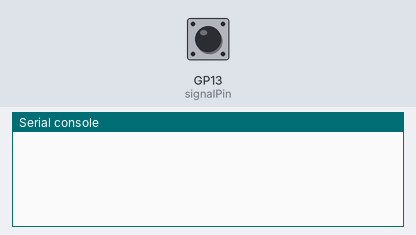
The program below on a simulated Raspberry Pi Pico running MicroPython. On the bench: the last lines printed to the serial console. The test bench sets the inputs (shaded band); at power-on: GP13 (signalPin) LOW.

Above: at 1.2 s.
1.3 s: GP13 (signalPin) driven HIGH
At 2.2 s:
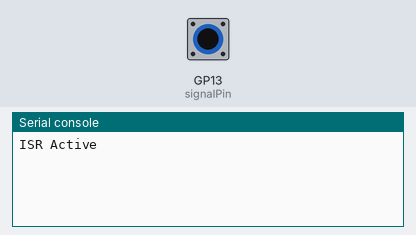
2.8 s: GP13 (signalPin) pulsed LOW 5 times (0.12 s each, 0.3 s apart)
At 4.12 s:
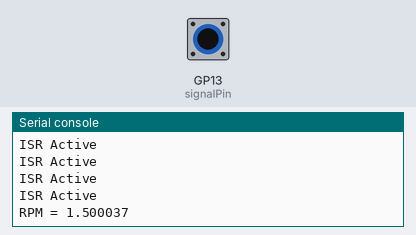

The program:

Button_RPM_Terminal.py
```python
#Importing required libraries
import machine
import utime

#Global Variables
signalPin = machine.Pin(13, machine.Pin.IN)
flag_value = 0
flag_limit = 10 #This value sets the number of ticks before display is updated
pulses_per_revolution = 100 #Number of pulses per revolution NOT THE NUMBER OF TEETH!!!
normalisedFlagLimit = flag_limit/pulses_per_revolution #Normalise the flag limit against number of pulses for one revolution

#Time Variables
startTime = utime.ticks_us()
endTime = 0
timeNormaliser = 60000000 #Change this number based on what time increment is used
                          #(60*10^x where x is the inverse power of the time incriment)
                          #currently using microseconds therefore x = 6

RPM = 0

#ISR: add one to the count
def sensorISR(Pin):
    global flag_value
    flag_value += 1
    print('ISR Active')

#attach pin to interrupt
signalPin.irq(trigger = machine.Pin.IRQ_FALLING|machine.Pin.IRQ_RISING, handler = sensorISR)

#|machine.Pin.IRQ_FALLING
#|machine.Pin.IRQ_RISING

#Run loop - waiting for enough interrupt triggers
while True:
    if flag_value < flag_limit: #This sets the limit for how many ticks before new value is
        pass

    else:

        endTime = utime.ticks_us() #find the time that the loop ended
        flag_value = 0 #Reset flag value to 0
        deltaTime = endTime - startTime #Amount of time taken for that many interrupts
        normalisedDeltaTime = deltaTime/timeNormaliser #Normalising time based on time incriment
        RPM = (normalisedFlagLimit / normalisedDeltaTime) #Calculating RPM


        print('RPM = ' + str(RPM))


        #update the display using I2C, and reset flag and time values


        startTime = utime.ticks_us() #Keep this at the end to improve accuracy
```

Measured:
- after the input at 1.3 s, the serial console: prints a new line at once (image 1)
- after the input at 2.8 s, the serial console: prints a new line after 1.2 s (image 2)
